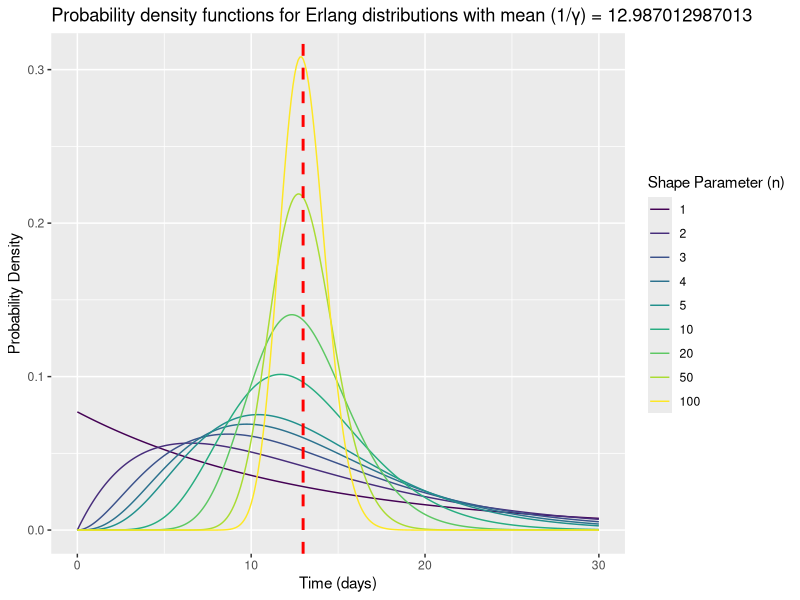

The R source for this figure:
# Erlang Distribution
library(viridis)
library(ggplot2)

erlang <- function(x, n, γ) {
  (n*γ)^n*x^(n-1)*exp(-n*γ*x)/factorial(n-1)
}

plot_erlang <- function(x, n, γ) {
  if (length(n) > 1 & length(γ) > 1) {
    return("Only one parameter variable everytime :)")
  }
  df <- expand.grid(Time = x, Shape = n, Rate = γ)
  df$P <- with(df, erlang(Time, Shape, Rate))
  par_n <- max(length(n), length(γ))
  rand_col <- viridis(par_n)
  if (length(n) > length(γ)) (
    ggplot(df, aes(x=Time, y=P, color=factor(Shape))) + geom_line() +
      scale_color_manual(values = rand_col) +
      geom_vline(xintercept = 1/γ, color = "red", linetype = "dashed", linewidth = 1) +
      labs(title = paste("Probability density functions for Erlang distributions with mean (1/γ) =", 1/γ),
           x = "Time (days)",
           y = "Probability Density",
           color = "Shape Parameter (n)")
  )
  else if (length(γ) > length(n)) {
    ggplot(df, aes(x=Time, y=P, color=factor(Rate))) + geom_line() +
      scale_color_manual(values = rand_col) +
      labs(title = paste("Probability density functions for Erlang distributions with shape (n) =", n),
           x = "Time (days)",
           y = "Probability Density",
           color = "Scale Parameter (γ)")
  }
  else {
    ggplot(df, aes(x=Time, y=P)) + geom_line() +
      labs(title = paste("Probability density functions for Erlang distributions with shape (n) =", n, "and mean (1/γ) =", 1/γ),
           x = "Time (days)",
           y = "Probability Density")
  }
}

# Parameters
x <- seq(0,30, by=0.1)
n <- c(1,2,3,4,5,10,20,50,100)
γ <- 0.077
#n <- 10
#γ <- seq(0.1, 0.7, by=0.1)
#n <- 2
#γ <- 0.1
plot_erlang(x, n, γ)

